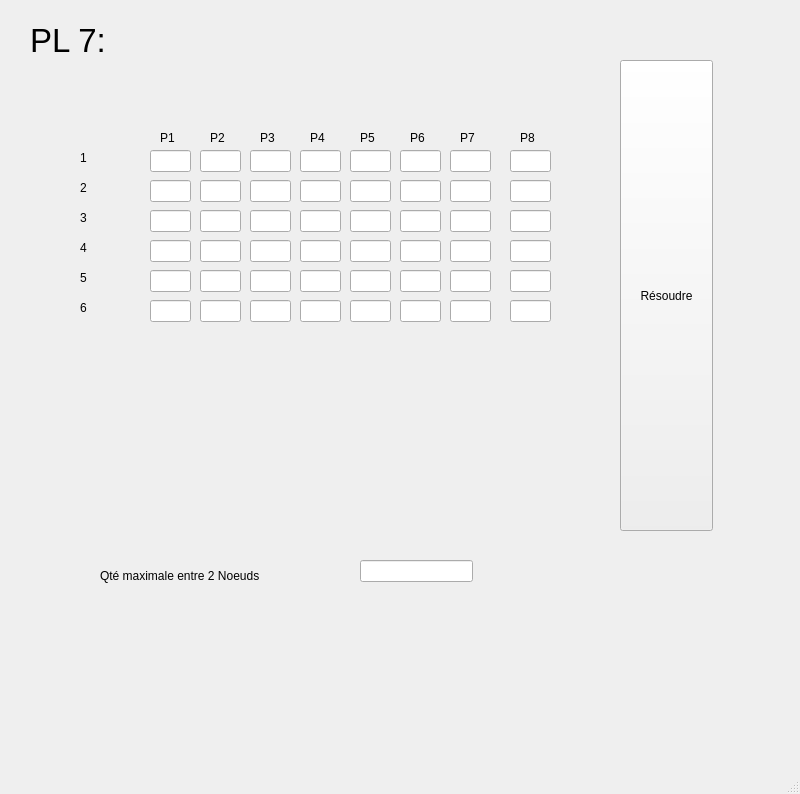
<?xml version="1.0" encoding="UTF-8"?>
<ui version="4.0">
 <class>MainWindow</class>
 <widget class="QMainWindow" name="MainWindow">
  <property name="geometry">
   <rect>
    <x>0</x>
    <y>0</y>
    <width>800</width>
    <height>794</height>
   </rect>
  </property>
  <property name="windowTitle">
   <string>MainWindow</string>
  </property>
  <widget class="QWidget" name="centralwidget">
   <widget class="QLineEdit" name="lineEdit_16">
    <property name="geometry">
     <rect>
      <x>300</x>
      <y>180</y>
      <width>41</width>
      <height>22</height>
     </rect>
    </property>
   </widget>
   <widget class="QLabel" name="label_16">
    <property name="geometry">
     <rect>
      <x>160</x>
      <y>130</y>
      <width>55</width>
      <height>16</height>
     </rect>
    </property>
    <property name="text">
     <string>P1</string>
    </property>
   </widget>
   <widget class="QLineEdit" name="lineEdit_13">
    <property name="geometry">
     <rect>
      <x>350</x>
      <y>180</y>
      <width>41</width>
      <height>22</height>
     </rect>
    </property>
   </widget>
   <widget class="QLabel" name="label">
    <property name="geometry">
     <rect>
      <x>30</x>
      <y>10</y>
      <width>121</width>
      <height>61</height>
     </rect>
    </property>
    <property name="font">
     <font>
      <pointsize>25</pointsize>
     </font>
    </property>
    <property name="text">
     <string>PL 7:</string>
    </property>
   </widget>
   <widget class="QLineEdit" name="lineEdit_7">
    <property name="geometry">
     <rect>
      <x>450</x>
      <y>150</y>
      <width>41</width>
      <height>22</height>
     </rect>
    </property>
   </widget>
   <widget class="QLabel" name="label_20">
    <property name="geometry">
     <rect>
      <x>360</x>
      <y>130</y>
      <width>55</width>
      <height>16</height>
     </rect>
    </property>
    <property name="text">
     <string>P5</string>
    </property>
   </widget>
   <widget class="QLineEdit" name="lineEdit_3">
    <property name="geometry">
     <rect>
      <x>250</x>
      <y>150</y>
      <width>41</width>
      <height>22</height>
     </rect>
    </property>
   </widget>
   <widget class="QLineEdit" name="lineEdit_18">
    <property name="geometry">
     <rect>
      <x>150</x>
      <y>210</y>
      <width>41</width>
      <height>22</height>
     </rect>
    </property>
   </widget>
   <widget class="QLabel" name="label_11">
    <property name="geometry">
     <rect>
      <x>80</x>
      <y>210</y>
      <width>55</width>
      <height>16</height>
     </rect>
    </property>
    <property name="text">
     <string>3</string>
    </property>
   </widget>
   <widget class="QLineEdit" name="lineEdit_43">
    <property name="geometry">
     <rect>
      <x>450</x>
      <y>300</y>
      <width>41</width>
      <height>22</height>
     </rect>
    </property>
   </widget>
   <widget class="QLineEdit" name="lineEdit_35">
    <property name="geometry">
     <rect>
      <x>450</x>
      <y>270</y>
      <width>41</width>
      <height>22</height>
     </rect>
    </property>
   </widget>
   <widget class="QLineEdit" name="lineEdit_42">
    <property name="geometry">
     <rect>
      <x>150</x>
      <y>300</y>
      <width>41</width>
      <height>22</height>
     </rect>
    </property>
   </widget>
   <widget class="QLineEdit" name="lineEdit_34">
    <property name="geometry">
     <rect>
      <x>150</x>
      <y>270</y>
      <width>41</width>
      <height>22</height>
     </rect>
    </property>
   </widget>
   <widget class="QLineEdit" name="lineEdit_19">
    <property name="geometry">
     <rect>
      <x>450</x>
      <y>210</y>
      <width>41</width>
      <height>22</height>
     </rect>
    </property>
   </widget>
   <widget class="QLineEdit" name="lineEdit_46">
    <property name="geometry">
     <rect>
      <x>400</x>
      <y>300</y>
      <width>41</width>
      <height>22</height>
     </rect>
    </property>
   </widget>
   <widget class="QLabel" name="label_22">
    <property name="geometry">
     <rect>
      <x>460</x>
      <y>130</y>
      <width>55</width>
      <height>16</height>
     </rect>
    </property>
    <property name="text">
     <string>P7</string>
    </property>
   </widget>
   <widget class="QLineEdit" name="lineEdit_36">
    <property name="geometry">
     <rect>
      <x>200</x>
      <y>270</y>
      <width>41</width>
      <height>22</height>
     </rect>
    </property>
   </widget>
   <widget class="QLabel" name="label_10">
    <property name="geometry">
     <rect>
      <x>80</x>
      <y>180</y>
      <width>55</width>
      <height>16</height>
     </rect>
    </property>
    <property name="text">
     <string>2</string>
    </property>
   </widget>
   <widget class="QLineEdit" name="lineEdit_6">
    <property name="geometry">
     <rect>
      <x>400</x>
      <y>150</y>
      <width>41</width>
      <height>22</height>
     </rect>
    </property>
   </widget>
   <widget class="QLineEdit" name="lineEdit_2">
    <property name="geometry">
     <rect>
      <x>200</x>
      <y>150</y>
      <width>41</width>
      <height>22</height>
     </rect>
    </property>
   </widget>
   <widget class="QLabel" name="label_14">
    <property name="geometry">
     <rect>
      <x>80</x>
      <y>300</y>
      <width>55</width>
      <height>16</height>
     </rect>
    </property>
    <property name="text">
     <string>6</string>
    </property>
   </widget>
   <widget class="QLabel" name="label_18">
    <property name="geometry">
     <rect>
      <x>260</x>
      <y>130</y>
      <width>55</width>
      <height>16</height>
     </rect>
    </property>
    <property name="text">
     <string>P3</string>
    </property>
   </widget>
   <widget class="QLabel" name="label_13">
    <property name="geometry">
     <rect>
      <x>80</x>
      <y>270</y>
      <width>55</width>
      <height>16</height>
     </rect>
    </property>
    <property name="text">
     <string>5</string>
    </property>
   </widget>
   <widget class="QLineEdit" name="lineEdit_32">
    <property name="geometry">
     <rect>
      <x>300</x>
      <y>240</y>
      <width>41</width>
      <height>22</height>
     </rect>
    </property>
   </widget>
   <widget class="QLabel" name="label_9">
    <property name="geometry">
     <rect>
      <x>80</x>
      <y>150</y>
      <width>55</width>
      <height>16</height>
     </rect>
    </property>
    <property name="text">
     <string>1</string>
    </property>
   </widget>
   <widget class="QLineEdit" name="qteMax">
    <property name="geometry">
     <rect>
      <x>360</x>
      <y>560</y>
      <width>113</width>
      <height>22</height>
     </rect>
    </property>
   </widget>
   <widget class="QLineEdit" name="lineEdit_14">
    <property name="geometry">
     <rect>
      <x>400</x>
      <y>180</y>
      <width>41</width>
      <height>22</height>
     </rect>
    </property>
   </widget>
   <widget class="QLabel" name="label_17">
    <property name="geometry">
     <rect>
      <x>210</x>
      <y>130</y>
      <width>55</width>
      <height>16</height>
     </rect>
    </property>
    <property name="text">
     <string>P2</string>
    </property>
   </widget>
   <widget class="QLineEdit" name="lineEdit_30">
    <property name="geometry">
     <rect>
      <x>400</x>
      <y>240</y>
      <width>41</width>
      <height>22</height>
     </rect>
    </property>
   </widget>
   <widget class="QLineEdit" name="lineEdit_11">
    <property name="geometry">
     <rect>
      <x>450</x>
      <y>180</y>
      <width>41</width>
      <height>22</height>
     </rect>
    </property>
   </widget>
   <widget class="QLineEdit" name="lineEdit_5">
    <property name="geometry">
     <rect>
      <x>350</x>
      <y>150</y>
      <width>41</width>
      <height>22</height>
     </rect>
    </property>
   </widget>
   <widget class="QLineEdit" name="lineEdit_44">
    <property name="geometry">
     <rect>
      <x>200</x>
      <y>300</y>
      <width>41</width>
      <height>22</height>
     </rect>
    </property>
   </widget>
   <widget class="QLineEdit" name="lineEdit_33">
    <property name="geometry">
     <rect>
      <x>250</x>
      <y>270</y>
      <width>41</width>
      <height>22</height>
     </rect>
    </property>
   </widget>
   <widget class="QLineEdit" name="lineEdit_12">
    <property name="geometry">
     <rect>
      <x>200</x>
      <y>180</y>
      <width>41</width>
      <height>22</height>
     </rect>
    </property>
   </widget>
   <widget class="QLineEdit" name="lineEdit_48">
    <property name="geometry">
     <rect>
      <x>300</x>
      <y>300</y>
      <width>41</width>
      <height>22</height>
     </rect>
    </property>
   </widget>
   <widget class="QLabel" name="label_19">
    <property name="geometry">
     <rect>
      <x>310</x>
      <y>130</y>
      <width>55</width>
      <height>16</height>
     </rect>
    </property>
    <property name="text">
     <string>P4</string>
    </property>
   </widget>
   <widget class="QPushButton" name="resoudre1">
    <property name="geometry">
     <rect>
      <x>620</x>
      <y>60</y>
      <width>93</width>
      <height>471</height>
     </rect>
    </property>
    <property name="text">
     <string>Résoudre</string>
    </property>
   </widget>
   <widget class="QLineEdit" name="lineEdit_45">
    <property name="geometry">
     <rect>
      <x>350</x>
      <y>300</y>
      <width>41</width>
      <height>22</height>
     </rect>
    </property>
   </widget>
   <widget class="QLineEdit" name="lineEdit_26">
    <property name="geometry">
     <rect>
      <x>150</x>
      <y>240</y>
      <width>41</width>
      <height>22</height>
     </rect>
    </property>
   </widget>
   <widget class="QLineEdit" name="lineEdit_28">
    <property name="geometry">
     <rect>
      <x>200</x>
      <y>240</y>
      <width>41</width>
      <height>22</height>
     </rect>
    </property>
   </widget>
   <widget class="QLineEdit" name="lineEdit_20">
    <property name="geometry">
     <rect>
      <x>200</x>
      <y>210</y>
      <width>41</width>
      <height>22</height>
     </rect>
    </property>
   </widget>
   <widget class="QLineEdit" name="lineEdit_29">
    <property name="geometry">
     <rect>
      <x>350</x>
      <y>240</y>
      <width>41</width>
      <height>22</height>
     </rect>
    </property>
   </widget>
   <widget class="QLineEdit" name="lineEdit_4">
    <property name="geometry">
     <rect>
      <x>300</x>
      <y>150</y>
      <width>41</width>
      <height>22</height>
     </rect>
    </property>
   </widget>
   <widget class="QLineEdit" name="lineEdit_21">
    <property name="geometry">
     <rect>
      <x>350</x>
      <y>210</y>
      <width>41</width>
      <height>22</height>
     </rect>
    </property>
   </widget>
   <widget class="QLineEdit" name="lineEdit_22">
    <property name="geometry">
     <rect>
      <x>400</x>
      <y>210</y>
      <width>41</width>
      <height>22</height>
     </rect>
    </property>
   </widget>
   <widget class="QLabel" name="label_7">
    <property name="geometry">
     <rect>
      <x>100</x>
      <y>560</y>
      <width>201</width>
      <height>31</height>
     </rect>
    </property>
    <property name="font">
     <font>
      <pointsize>9</pointsize>
     </font>
    </property>
    <property name="text">
     <string>Qté maximale entre 2 Noeuds</string>
    </property>
   </widget>
   <widget class="QLineEdit" name="lineEdit_10">
    <property name="geometry">
     <rect>
      <x>150</x>
      <y>180</y>
      <width>41</width>
      <height>22</height>
     </rect>
    </property>
   </widget>
   <widget class="QLineEdit" name="lineEdit_25">
    <property name="geometry">
     <rect>
      <x>250</x>
      <y>240</y>
      <width>41</width>
      <height>22</height>
     </rect>
    </property>
   </widget>
   <widget class="QLabel" name="label_12">
    <property name="geometry">
     <rect>
      <x>80</x>
      <y>240</y>
      <width>55</width>
      <height>16</height>
     </rect>
    </property>
    <property name="text">
     <string>4</string>
    </property>
   </widget>
   <widget class="QLineEdit" name="lineEdit_17">
    <property name="geometry">
     <rect>
      <x>250</x>
      <y>210</y>
      <width>41</width>
      <height>22</height>
     </rect>
    </property>
   </widget>
   <widget class="QLineEdit" name="lineEdit_24">
    <property name="geometry">
     <rect>
      <x>300</x>
      <y>210</y>
      <width>41</width>
      <height>22</height>
     </rect>
    </property>
   </widget>
   <widget class="QLineEdit" name="lineEdit_41">
    <property name="geometry">
     <rect>
      <x>250</x>
      <y>300</y>
      <width>41</width>
      <height>22</height>
     </rect>
    </property>
   </widget>
   <widget class="QLineEdit" name="lineEdit_40">
    <property name="geometry">
     <rect>
      <x>300</x>
      <y>270</y>
      <width>41</width>
      <height>22</height>
     </rect>
    </property>
   </widget>
   <widget class="QLineEdit" name="lineEdit_37">
    <property name="geometry">
     <rect>
      <x>350</x>
      <y>270</y>
      <width>41</width>
      <height>22</height>
     </rect>
    </property>
   </widget>
   <widget class="QLineEdit" name="lineEdit_38">
    <property name="geometry">
     <rect>
      <x>400</x>
      <y>270</y>
      <width>41</width>
      <height>22</height>
     </rect>
    </property>
   </widget>
   <widget class="QLineEdit" name="lineEdit_9">
    <property name="geometry">
     <rect>
      <x>250</x>
      <y>180</y>
      <width>41</width>
      <height>22</height>
     </rect>
    </property>
   </widget>
   <widget class="QLineEdit" name="lineEdit">
    <property name="geometry">
     <rect>
      <x>150</x>
      <y>150</y>
      <width>41</width>
      <height>22</height>
     </rect>
    </property>
   </widget>
   <widget class="QLabel" name="label_21">
    <property name="geometry">
     <rect>
      <x>410</x>
      <y>130</y>
      <width>55</width>
      <height>16</height>
     </rect>
    </property>
    <property name="text">
     <string>P6</string>
    </property>
   </widget>
   <widget class="QLineEdit" name="lineEdit_27">
    <property name="geometry">
     <rect>
      <x>450</x>
      <y>240</y>
      <width>41</width>
      <height>22</height>
     </rect>
    </property>
   </widget>
   <widget class="QLineEdit" name="lineEdit_39">
    <property name="geometry">
     <rect>
      <x>510</x>
      <y>270</y>
      <width>41</width>
      <height>22</height>
     </rect>
    </property>
   </widget>
   <widget class="QLabel" name="label_23">
    <property name="geometry">
     <rect>
      <x>520</x>
      <y>130</y>
      <width>55</width>
      <height>16</height>
     </rect>
    </property>
    <property name="text">
     <string>P8</string>
    </property>
   </widget>
   <widget class="QLineEdit" name="lineEdit_15">
    <property name="geometry">
     <rect>
      <x>510</x>
      <y>180</y>
      <width>41</width>
      <height>22</height>
     </rect>
    </property>
   </widget>
   <widget class="QLineEdit" name="lineEdit_47">
    <property name="geometry">
     <rect>
      <x>510</x>
      <y>300</y>
      <width>41</width>
      <height>22</height>
     </rect>
    </property>
   </widget>
   <widget class="QLineEdit" name="lineEdit_8">
    <property name="geometry">
     <rect>
      <x>510</x>
      <y>150</y>
      <width>41</width>
      <height>22</height>
     </rect>
    </property>
   </widget>
   <widget class="QLineEdit" name="lineEdit_23">
    <property name="geometry">
     <rect>
      <x>510</x>
      <y>210</y>
      <width>41</width>
      <height>22</height>
     </rect>
    </property>
   </widget>
   <widget class="QLineEdit" name="lineEdit_31">
    <property name="geometry">
     <rect>
      <x>510</x>
      <y>240</y>
      <width>41</width>
      <height>22</height>
     </rect>
    </property>
   </widget>
  </widget>
  <widget class="QMenuBar" name="menubar">
   <property name="geometry">
    <rect>
     <x>0</x>
     <y>0</y>
     <width>800</width>
     <height>26</height>
    </rect>
   </property>
  </widget>
  <widget class="QStatusBar" name="statusbar"/>
 </widget>
 <resources/>
 <connections/>
</ui>
